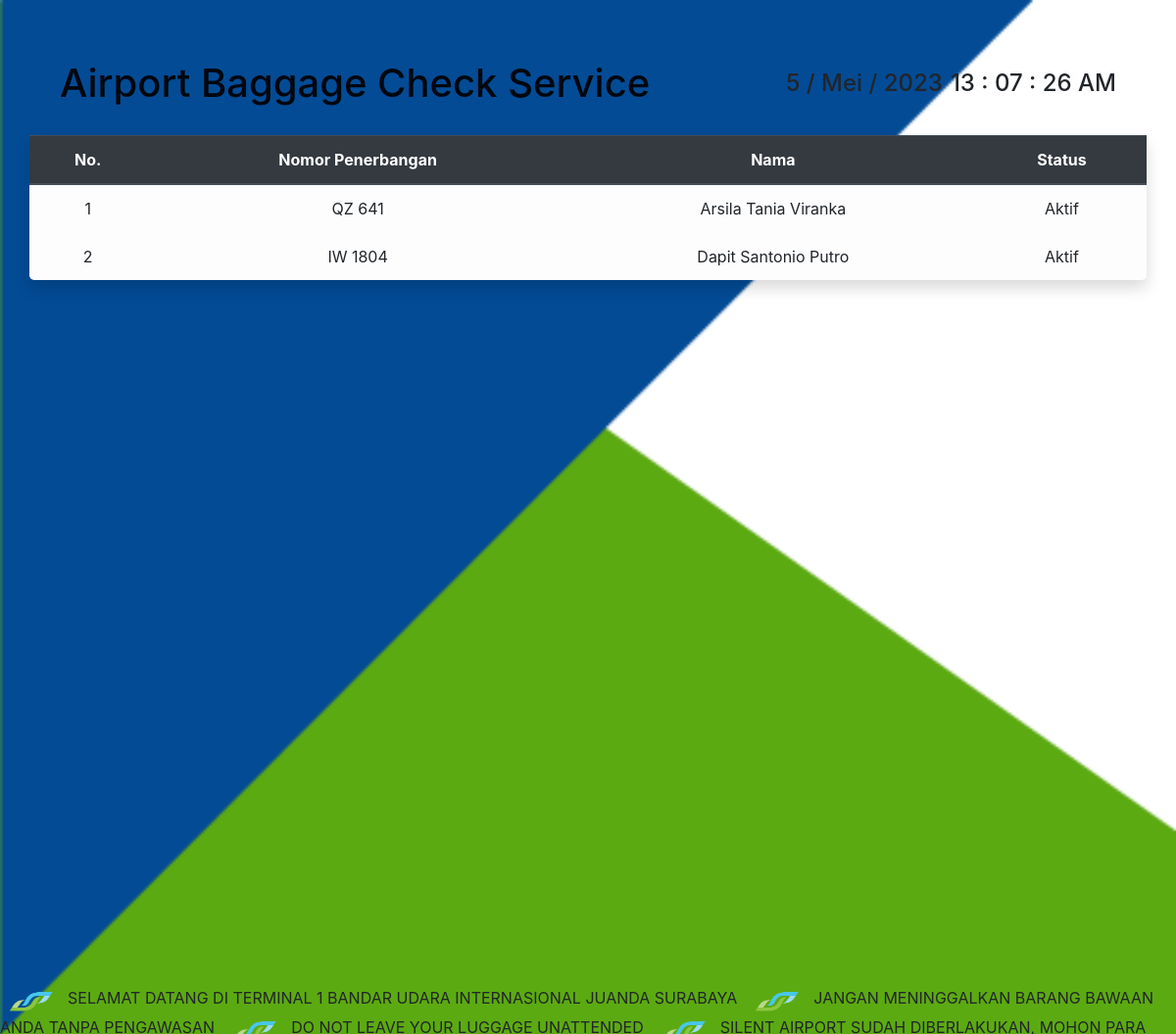
The app's page /penumpang.php with its own data.
### tables this page shows
CREATE TABLE `tb_suspek` (
  `id_suspek` int(11) NOT NULL,
  `nomor_penerbangan` varchar(100) NOT NULL,
  `nama_penumpang` varchar(100) NOT NULL,
  `nama_barang` varchar(100) NOT NULL,
  `kategori_barang` varchar(100) NOT NULL,
  `jumlah` varchar(11) NOT NULL,
  `satuan` varchar(100) NOT NULL,
  `tanggal` date NOT NULL DEFAULT current_timestamp(),
  `tanggal_simpan` timestamp NOT NULL DEFAULT current_timestamp() ON UPDATE current_timestamp(),
  `status` varchar(100) NOT NULL
);

### penumpang.php (the view, shortened to what this page needs)
<?php
    include 'db.php';
?>
<!DOCTYPE html>
<html lang="en">
  <head>
    <link
      rel="stylesheet"
      href="https://cdn.jsdelivr.net/npm/bootstrap@4.6.2/dist/css/bootstrap.min.css"
    />
  </head>
  <body onload="startTime()">
    <header>
      <div class="container mt-5 mb-2">
        <div class="row">
          <div class="col">
            <nav class="navbar navbar-light">
              <a href="#" class="navbar-brand">
                <h1>Airport Baggage Check Service</h1>
              </a>
              <div class="form-inline">
                <h4 class="mr-2" id="currentDate"></h4>
                <h4 class="" id="currentTime"></h4>
              </div>
            </nav>
          </div>
        </div>
      </div>
    </header>
    <div class="container">
      <div class="row d-flex justify-content-center">
        <table class="table table-light table-stripped text-center shadow rounded-lg">
          <thead class="thead-dark">
            <tr>
              <th>No.</th>
              <th>Nomor Penerbangan</th>
              <th>Nama</th>
              <th>Status</th>
            </tr>
          </thead>
          <tbody>
                            <?php
                            $no = 1;
                            $tampil = mysqli_query($conn, "SELECT * FROM `tb_suspek` WHERE `status` like 'Aktif' ORDER BY `id_suspek` DESC;
                            ");
                                    while($data = mysqli_fetch_array($tampil)) {
                            ?>
                            <tr>
                                <td><?= $no++ ?></td>
                                <td><?= $data['nomor_penerbangan'] ?></td>
                                <td><?= $data['nama_penumpang'] ?></td>
                                <td><?= $data['status'] ?></td>
                                <?php } ?>
          </tbody>
        </table>
      </div>
    </div>
  </body>
  <div class="footer">
  <marquee onmouseout='this.start()' onmouseover='this.stop()' scrollamount='10'><img src="ap1logo.png" width="60" height="30"/>&nbsp&nbspSELAMAT DATANG DI TERMINAL 1 BANDAR UDARA INTERNASIONAL JUANDA SURABAYA&nbsp&nbsp<img src="ap1logo.png" width="60" height="30"/><img src="ap1logo.png" width="60" height="30"/><img src="ap1logo.png"width="60" height="30"/></marquee>
</html>

### penumpang.php (style rules this page uses)
body { background-image: url("images/test.png"); background-repeat: no-repeat; background-attachment: fixed; background-size: cover; }
.footer { position: absolute; bottom: 0; width: 100%; height: 50px; }

### records on screen
tb_suspek: nomor_penerbangan "QZ 641", nama_penumpang "Arsila Tania Viranka", status "Aktif"
tb_suspek: nomor_penerbangan "IW 1804", nama_penumpang "Dapit Santonio Putro", status "Aktif"
